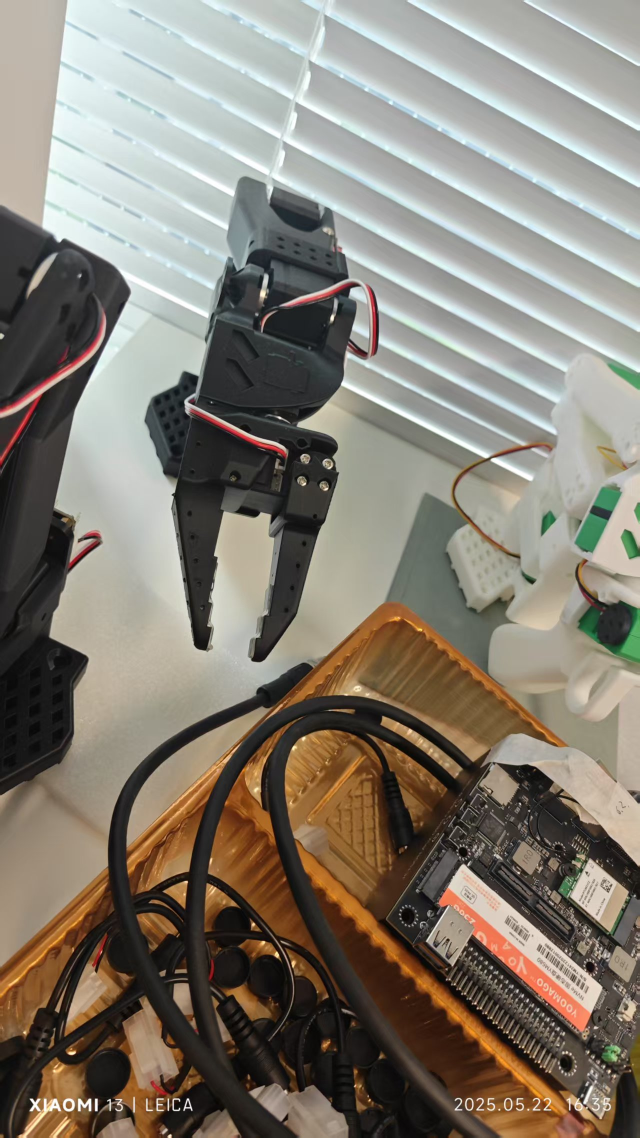
#> input picture resources/jaw1.jpg, 1279 x 2275 px, given in place of the camera (shown at 1/2 size)
$ python color_extracter.py ../resources/jaw1.jpg
#> lines starting #> are read from the running program, lines starting #| are printed output that depends on the picture; after the words box and inside, x2 and y2 are one past the last pixel; in counts of white or black regions, pixels touching at a corner belong together
import cv2
import numpy as np
import json
import os
from typing import List, Tuple, Optional

# [17 lines of commented-out code are left out]


class ColorExtracter:
    """
    提供通用的边缘与颜色区域提取工具。
    """

    def __init__(self, min_area: int = 30, config_path: str = None):
#> called with min_area = 100
        self._image: Optional[np.ndarray] = None

        # 读取配置文件
        if config_path is None:
            config_path = os.path.join(os.path.dirname(__file__), "config.json")

        self.config = {}
        if os.path.exists(config_path):
            with open(config_path, "r") as f:
#> (reads sense/config.json from the repository)
                self.config = json.load(f)

        # 基本参数
        self.min_area = min_area
        self._canny = (50, 150)

        # 摄像头配置
        self.camera_id = self.config.get("camera_id", 0)
        camera_res = self.config.get("camera_resolution", {"width": 640, "height": 480})
        self.camera_width = camera_res.get("width", 640)
        self.camera_height = camera_res.get("height", 480)

        # 稳定性参数
        self.blur_kernel = 5              # 增加模糊程度
        self.morph_kernel = 5             # 增加形态学核大小
        self.morph_iterations = 2         # 形态学操作次数

    # ----------------------------------------------------------------------
    # 原图管理
    # ----------------------------------------------------------------------
    def set_original_image(self, image: np.ndarray) -> None:
        """保存原图到内部成员变量"""
        self._image = image

    def get_original_image(self) -> Optional[np.ndarray]:
        """获取已保存的原图"""
        return self._image

    def create_camera_capture(self):
        """根据配置创建摄像头对象"""
        cap = cv2.VideoCapture(self.camera_id)
        if cap.isOpened():
            # 设置分辨率
            cap.set(cv2.CAP_PROP_FRAME_WIDTH, self.camera_width)
            cap.set(cv2.CAP_PROP_FRAME_HEIGHT, self.camera_height)

            # 设置稳定性参数
            cap.set(cv2.CAP_PROP_AUTO_EXPOSURE, 0.25)
            cap.set(cv2.CAP_PROP_EXPOSURE, -6)
        return cap

    def print_config(self):
        """打印当前配置信息"""
        print("=== ColorExtracter 配置 ===")
        print(f"摄像头ID: {self.camera_id}")
        print(f"分辨率: {self.camera_width}x{self.camera_height}")
        print(f"模糊核大小: {self.blur_kernel}")
        print(f"形态学核大小: {self.morph_kernel}")
        print("========================")

    # ----------------------------------------------------------------------
    # 边缘相关
    # ----------------------------------------------------------------------
    def get_edage(self, image: np.ndarray = None) -> np.ndarray:
        """
        提取图像的边缘，并返回边缘点坐标
        返回边缘点，2xn 矩阵，每行表示一个点的 x,y 坐标
        """
        img = self._ensure_image(image)
        gray = cv2.cvtColor(img, cv2.COLOR_BGR2GRAY)
        gray = cv2.GaussianBlur(gray, (3, 3), 0)
        edges = cv2.Canny(gray, *self._canny)
        ys, xs = np.where(edges > 0)
        return np.vstack((xs, ys)).T          # (n,2)

    def get_edage_image(self, image: np.ndarray = None) -> np.ndarray:
        """增加边缘检测的稳定性"""
        img = self._ensure_image(image)
        gray = cv2.cvtColor(img, cv2.COLOR_BGR2GRAY)
        # 增强模糊以减少噪声
        gray = cv2.GaussianBlur(gray, (7, 7), 0)
        return cv2.Canny(gray, *self._canny)

    def get_edage_original_image(self, image: np.ndarray = None) -> np.ndarray:
        """
        提取图像的边缘，并返回边缘图像，背景为原始图像，物体轮廓为绿色
        """
        img = self._ensure_image(image).copy()
        edges = self.get_edage_image(img)
        img[edges > 0] = (0, 255, 0)
        return img

    # ----------------------------------------------------------------------
    # 颜色相关
    # ----------------------------------------------------------------------
    def get_color_objects(
        self,
        low_color: List[int],
        high_color: List[int],
        image: np.ndarray = None
    ) -> np.ndarray:
        """
        提取图像的颜色对象，并返回颜色对象点坐标
        返回颜色对象，2xn 矩阵，每行表示一个颜色点的 x,y 坐标
        """
        mask = self._color_mask(low_color, high_color, image)
        ys, xs = np.where(mask > 0)
        return np.vstack((xs, ys)).T

    def get_color_objects_edage(
        self,
        low_color: List[int],
        high_color: List[int],
        image: np.ndarray = None
    ) -> np.ndarray:
        """
        提取图像指定颜色轮廓，并返回轮廓点列
        返回边缘点，2xn 矩阵，每行表示一个轮廓点的 x,y 坐标
        """
        mask = self._color_mask(low_color, high_color, image)
        edges = cv2.Canny(mask, 50, 150)
        ys, xs = np.where(edges > 0)
        return np.vstack((xs, ys)).T

    def get_color_objects_image(
        self,
        low_color: List[int],
        high_color: List[int],
        image: np.ndarray = None
    ) -> np.ndarray:
        """
        提取图像的颜色对象，并返回颜色对象图像，背景为黑色，物体为原色
        """
        img = self._ensure_image(image)
        mask = self._color_mask(low_color, high_color, img)
        result = cv2.bitwise_and(img, img, mask=mask)
        return result

    def get_color_objects_edage_image(self,
        low_color: List[int],
        high_color: List[int],
        image: np.ndarray = None
    ) -> np.ndarray:
        """改进颜色边缘检测"""
        mask = self._color_mask(low_color, high_color, image)
        # 对掩码进行额外模糊以减少噪声
        mask = cv2.GaussianBlur(mask, (3, 3), 0)
        edges = cv2.Canny(mask, 30, 100)  # 降低阈值，减少闪烁
        return edges

    def get_color_objects_edage_original_image(
        self,
        low_color: List[int],
        high_color: List[int],
        image: np.ndarray = None
    ) -> np.ndarray:
        """
        提取图像指定颜色轮廓，并返回图像，背景为原图，轮廓为绿色
        """
        img = self._ensure_image(image).copy()
        edges = self.get_color_objects_edage_image(low_color, high_color, img)
        img[edges > 0] = (0, 255, 0)
        return img

    # ----------------------------------------------------------------------
    # 辅助工具
    # ----------------------------------------------------------------------
    def _ensure_image(self, image: np.ndarray = None) -> np.ndarray:
        if image is not None:
            return image
        if self._image is None:
            raise ValueError("未提供 image，且尚未设置原图。")
        return self._image

    def _color_mask(
        self,
        low: List[int],
        high: List[int],
        image: np.ndarray = None
    ) -> np.ndarray:
        img = self._ensure_image(image)
        img = cv2.GaussianBlur(img, (self.blur_kernel, self.blur_kernel), 0)
        hsv = cv2.cvtColor(img, cv2.COLOR_BGR2HSV)

        # 规范化到 OpenCV HSV 范围：H∈[0,179]（支持负值取模），S,V∈[0,255]
        def norm_hsv(b):
            h = int(round(b[0])) % 180
            s = int(np.clip(b[1], 0, 255))
            v = int(np.clip(b[2], 0, 255))
            return h, s, v

        h1, s1, v1 = norm_hsv(low)
        h2, s2, v2 = norm_hsv(high)

        # S/V 统一上下界
        s_lo, s_hi = min(s1, s2), max(s1, s2)
        v_lo, v_hi = min(v1, v2), max(v1, v2)

        if h1 <= h2:
            # 不跨零，单段
            mask = cv2.inRange(
                hsv,
                np.array([h1, s_lo, v_lo], np.uint8),
                np.array([h2, s_hi, v_hi], np.uint8)
            )
        else:
            # 跨零闭环，两段相加：[h1..179] ∪ [0..h2]
            mask1 = cv2.inRange(
                hsv,
                np.array([h1, s_lo, v_lo], np.uint8),
                np.array([179, s_hi, v_hi], np.uint8)
            )
            mask2 = cv2.inRange(
                hsv,
                np.array([0, s_lo, v_lo], np.uint8),
                np.array([h2, s_hi, v_hi], np.uint8)
            )
            mask = cv2.bitwise_or(mask1, mask2)

        # 形态学清理（保持简洁）
        kernel = np.ones((self.morph_kernel, self.morph_kernel), np.uint8)
        mask = cv2.morphologyEx(mask, cv2.MORPH_OPEN, kernel, iterations=self.morph_iterations)
        mask = cv2.morphologyEx(mask, cv2.MORPH_CLOSE, kernel, iterations=self.morph_iterations)
        return mask


# ------------------------------ DEMO ------------------------------
if __name__ == "__main__":
    import os
    import sys

    # 使用配置文件创建提取器
    extractor = ColorExtracter(min_area=100)  # 增加最小面积阈值
    extractor.print_config()  # 显示配置信息

    use_img = len(sys.argv) > 1 and sys.argv[1].lower() == "img"

    # # 扩大蓝色范围，提高稳定性
    # blue_low, blue_high = [100, 150, 100], [130, 255, 255]  # 更宽松的范围
    # color_low, color_high = blue_low, blue_high

    # 扩大红色范围到包含两段
    red_low, red_high = [170, 20, 20], [189, 255, 255]  # 红色h（170，179）（0，10）
    color_low, color_high = red_low, red_high


    if use_img:
        img_path = os.path.join(os.path.dirname(__file__),
                                "../resources/images/others/gray.png")
        demo_img = cv2.imread(img_path)
        if demo_img is None:
            print(f"无法读取 {img_path} ，改用摄像头实时演示")
            use_cam = True
        else:
            extractor.set_original_image(demo_img)

        edge_overlay = extractor.get_edage_original_image()
        blue_only = extractor.get_color_objects_image(color_low, color_high)
        blue_edge = extractor.get_color_objects_edage_original_image(color_low, color_high)

        cv2.imshow("Edge Overlay", edge_overlay)
        cv2.imshow("Blue Objects", blue_only)
        cv2.imshow("Blue Edge", blue_edge)
        cv2.waitKey(0)
        cv2.destroyAllWindows()

    else:
        cap = extractor.create_camera_capture()
        if not cap.isOpened():
            raise RuntimeError("无法打开摄像头")

        # 打印实际配置
        actual_width = cap.get(cv2.CAP_PROP_FRAME_WIDTH)
        actual_height = cap.get(cv2.CAP_PROP_FRAME_HEIGHT)
        print(f"摄像头ID: {extractor.camera_id}")
        print(f"摄像头分辨率: {int(actual_width)}x{int(actual_height)}")
        # print(f"左右翻转: {'启用' if extractor.flip_left_right else '禁用'}")

        print("按  q  退出")
        while True:
            ret, frame = cap.read()
#> frame is the input picture: shape (2275, 1279, 3); mean B, G, R 114.5, 125.9, 133
            if not ret:
                break
            extractor.set_original_image(frame)

            color_objects = extractor.get_color_objects(color_low, color_high)
#> in _color_mask, `hsv = cv2.cvtColor(img, cv2.COLOR_BGR2HSV)`: hsv: shape (2275, 1279, 3); mean H, S, V 41.6, 52.3, 136.5
#> in _color_mask, `mask1 = cv2.inRange( hsv, np.array([h1, s_lo, v_lo], np.uint8), np.arr..`:
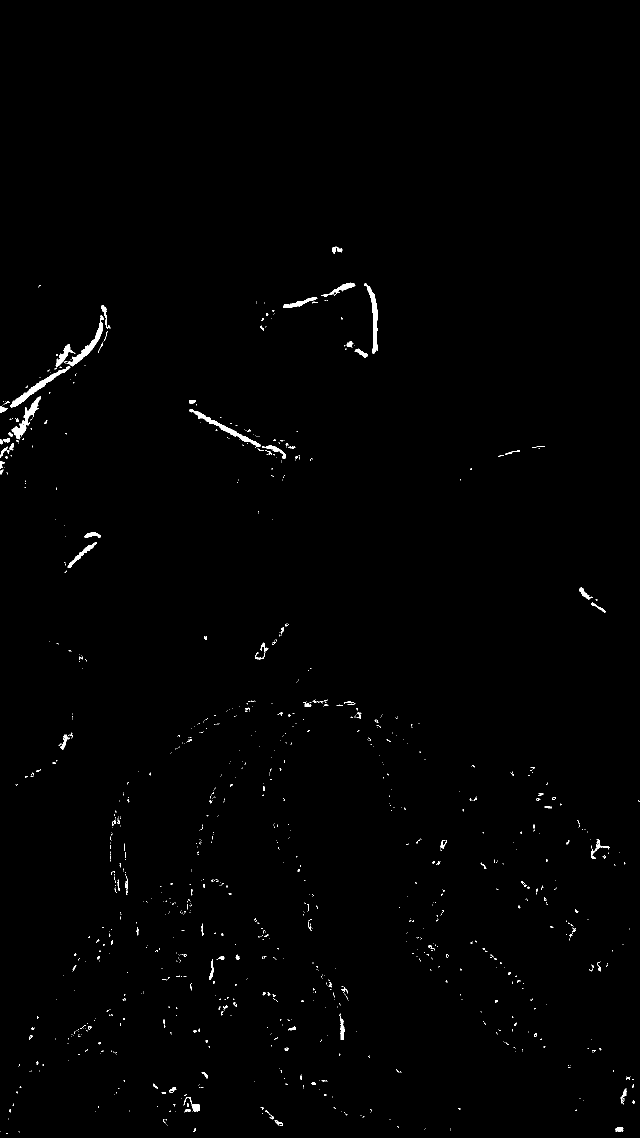
#> mask1: shape (2275, 1279) (shown at 1/2 size); 0.63% white; 1051 white regions (932 under 20 px), largest, box (x1, y1, x2, y2) and area: (20, 733, 141, 815) 1314, (379, 818, 522, 894) 1173, (23, 792, 82, 879) 1154
#> in _color_mask, `mask2 = cv2.inRange( hsv, np.array([0, s_lo, v_lo], np.uint8), np.arra..`:
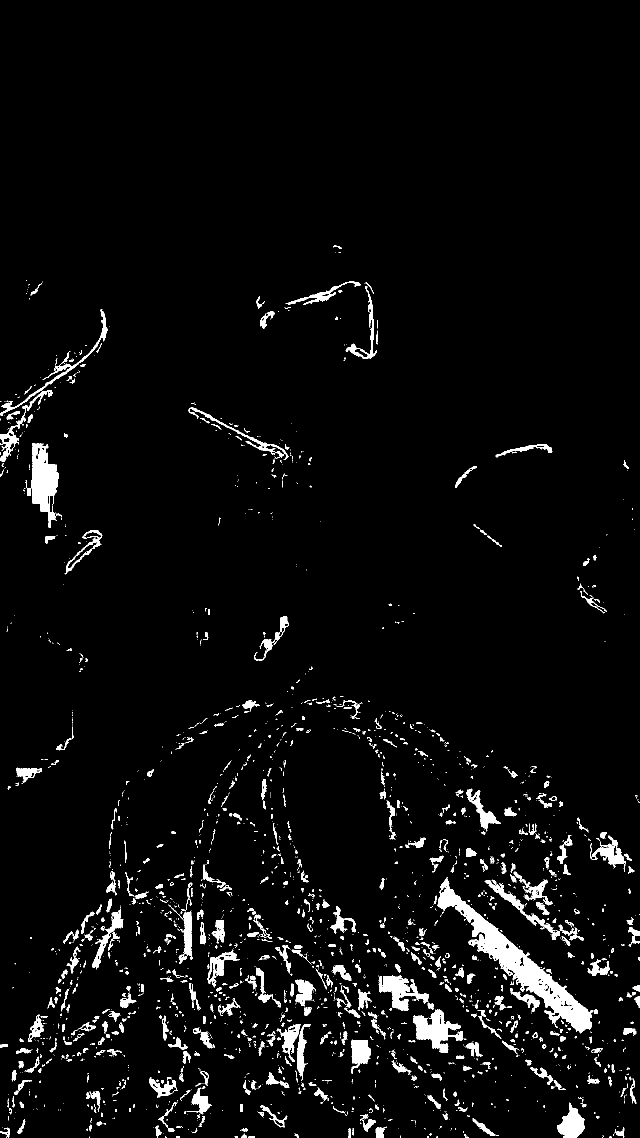
#> mask2: shape (2275, 1279) (shown at 1/2 size); 4% white; 2329 white regions (1726 under 20 px), largest, box (x1, y1, x2, y2) and area: (875, 1754, 1186, 2067) 16379, (54, 886, 118, 1056) 5363, (826, 2019, 927, 2106) 4002
#> in _color_mask, `mask = cv2.bitwise_or(mask1, mask2)`:
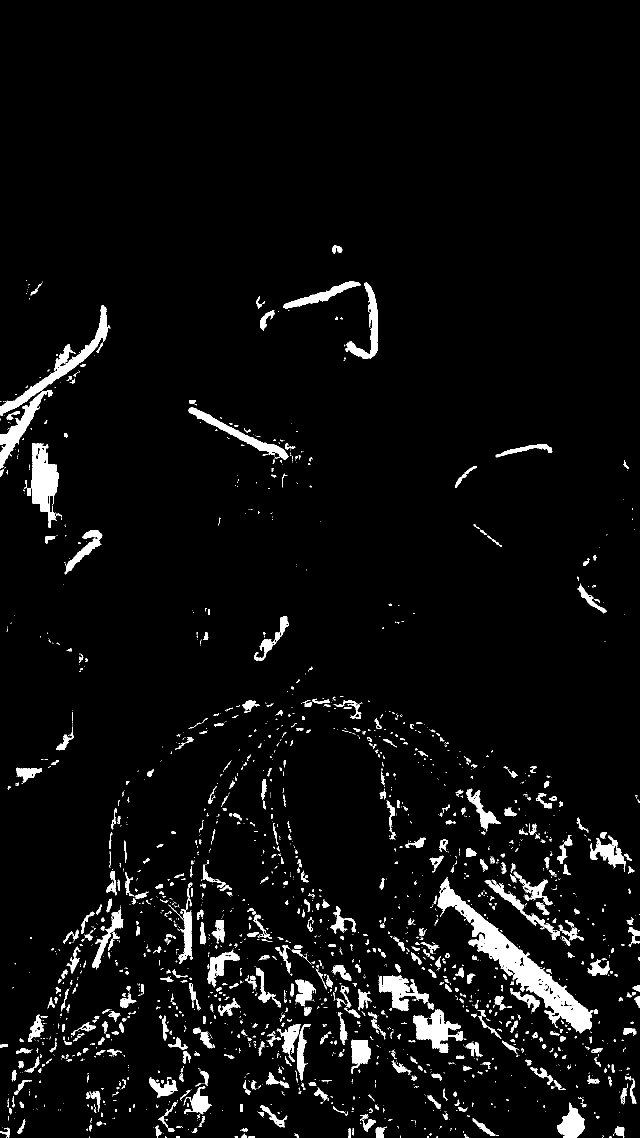
#> mask: shape (2275, 1279) (shown at 1/2 size); 4.6% white; 2182 white regions (1564 under 20 px), largest, box (x1, y1, x2, y2) and area: (875, 1754, 1186, 2067) 16548, (0, 611, 221, 831) 5458, (54, 886, 118, 1056) 5374
#> in _color_mask, `mask = cv2.morphologyEx(mask, cv2.MORPH_OPEN, kernel, iterations=self...`:
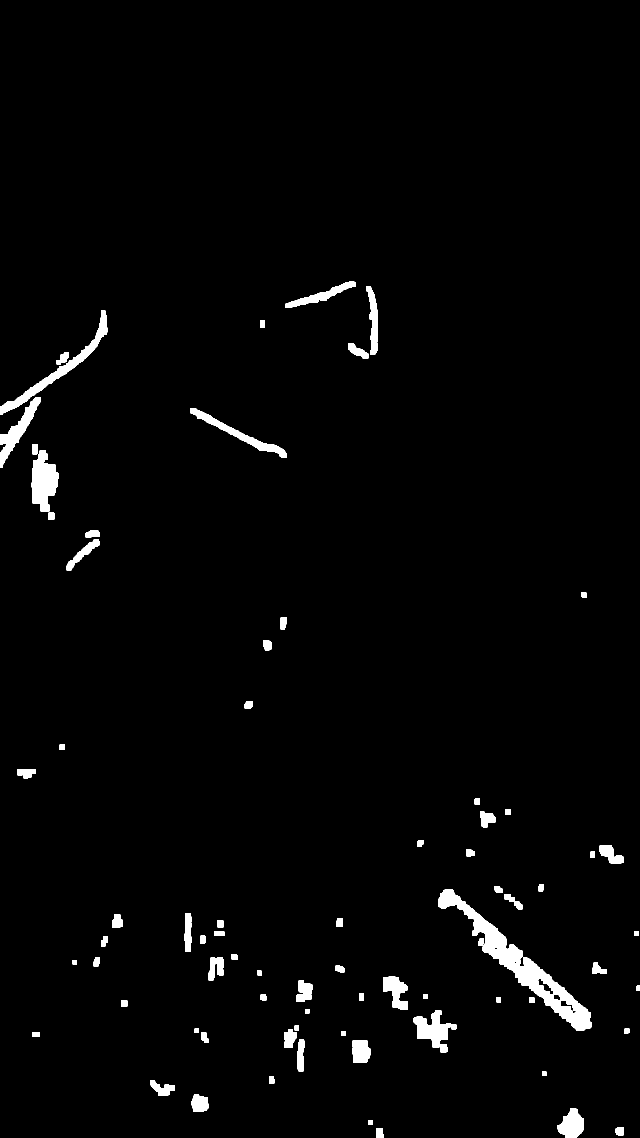
#> mask: shape (2275, 1279) (shown at 1/2 size); 2.1% white; 77 white regions, largest, box (x1, y1, x2, y2) and area: (876, 1778, 1183, 2062) 14179, (0, 621, 215, 830) 4581, (63, 901, 117, 1023) 4339
#> in _color_mask, `mask = cv2.morphologyEx(mask, cv2.MORPH_CLOSE, kernel, iterations=self..`: mask: shape (2275, 1279); 2.2% white; 61 white regions, largest, box (x1, y1, x2, y2) and area: (876, 1778, 1183, 2062) 15206, (0, 621, 215, 936) 8433, (63, 888, 117, 1040) 4834
#> color_objects = 63396 pairs, first value 0 to 1278, second value 563 to 2274
            color_objects_edage = extractor.get_color_objects_edage(color_low, color_high)
#> in get_color_objects_edage, `edges = cv2.Canny(mask, 50, 150)`:
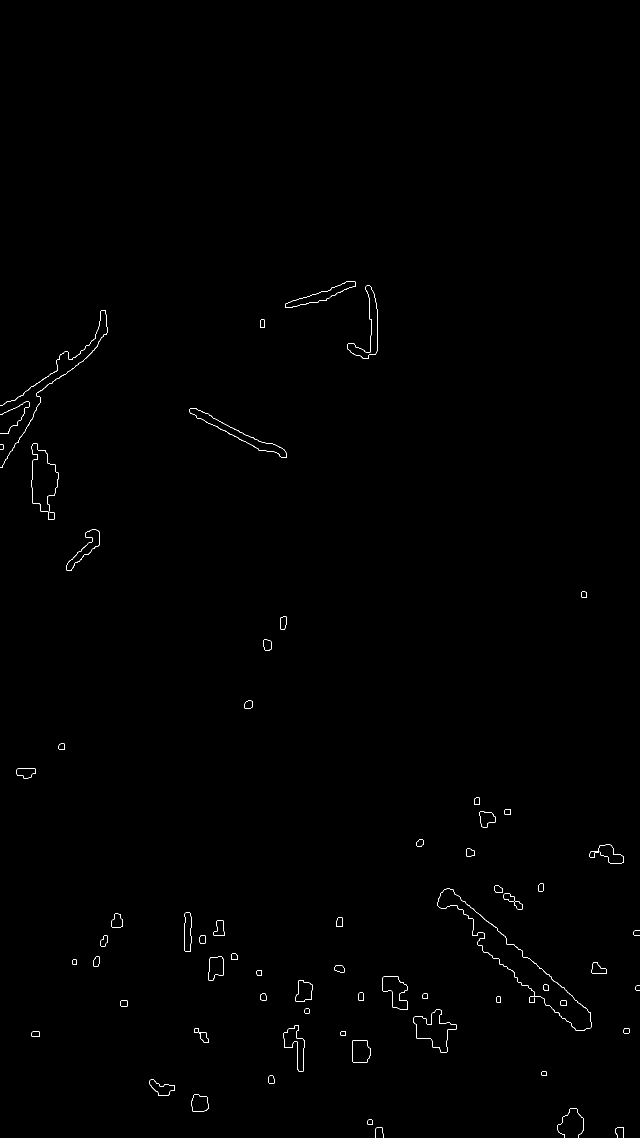
#> edges: shape (2275, 1279) (shown at 1/2 size); 0.29% white in thin lines or dots, all inside (x1, y1, x2, y2) = (0, 562, 1279, 2275)
#> in get_color_objects_edage, `ys, xs = np.where(edges > 0)`: ys = 8462 values from 562 to 2274; xs = 8462 values, max 1278 at index 4624, min 0 at index 1449, mean 607.9
#> color_objects_edage = 8462 pairs, first value 0 to 1278, second value 562 to 2274
            color_objects_image = extractor.get_color_objects_image(color_low, color_high)
#> in get_color_objects_image, `result = cv2.bitwise_and(img, img, mask=mask)`:
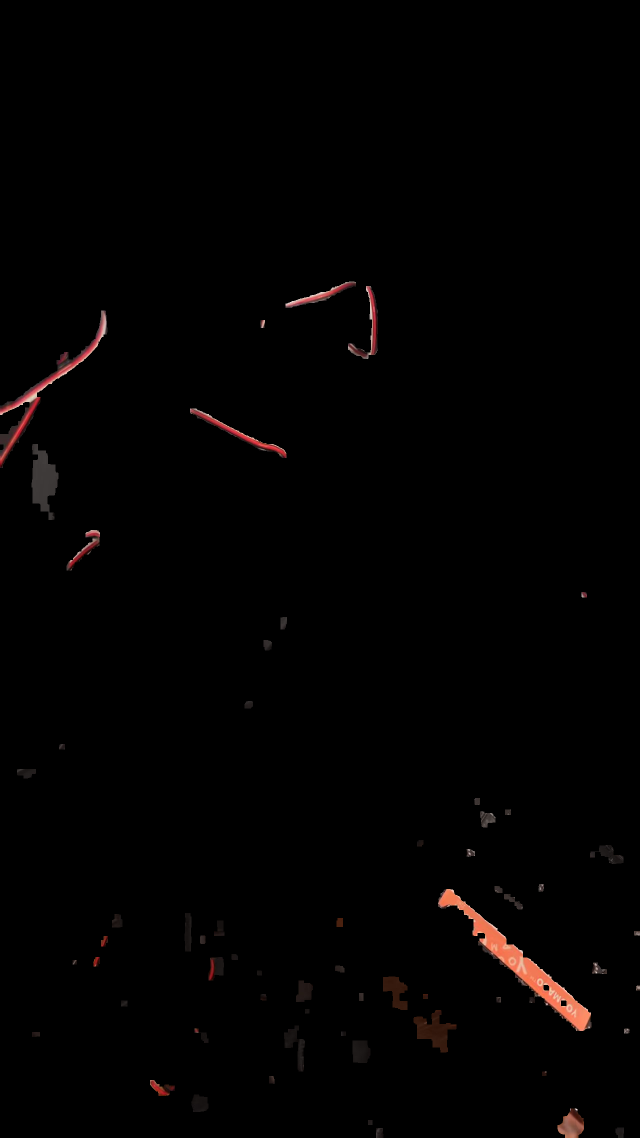
#> result: shape (2275, 1279, 3) (shown at 1/2 size); mean B, G, R 1.3, 1.5, 2.6
            color_objects_edage_image = extractor.get_color_objects_edage_image(color_low, color_high)
            color_objects_edage_original_image = extractor.get_color_objects_edage_original_image(color_low, color_high)

            # 减少打印频率以提高性能
            frame_count = getattr(extractor, '_frame_count', 0) + 1
            extractor._frame_count = frame_count
            if frame_count % 30 == 0:  # 每30帧打印一次
                print(f"color_objects: {color_objects.shape}")
                print(f"color_objects_edage: {color_objects_edage.shape}")

            cv2.imshow("Color Objects image", color_objects_image)
            cv2.imshow("Color Objects Edge image", color_objects_edage_image)
            cv2.imshow("Color Objects Edge Original", color_objects_edage_original_image)

            if cv2.waitKey(1) & 0xFF == ord('q'):
#> (key q is pressed here)
                break
        cap.release()
        cv2.destroyAllWindows()
